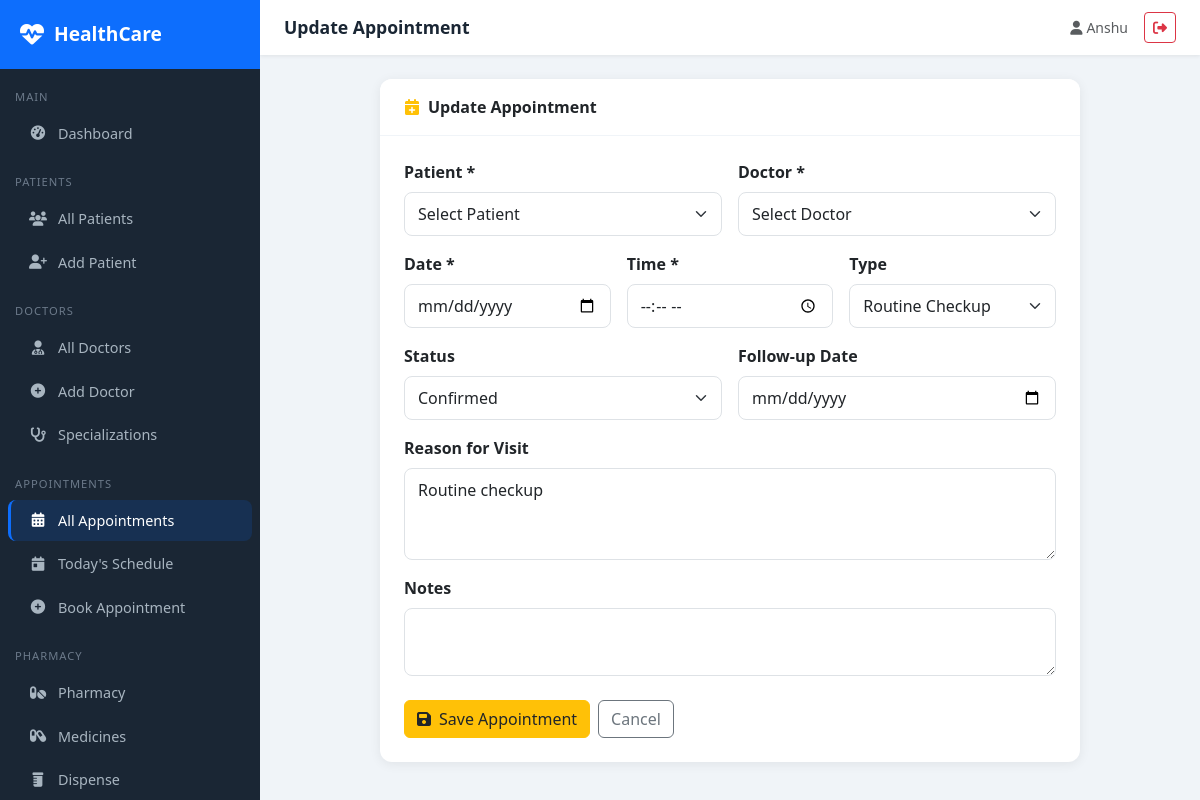
The app's page /appointments/1/update/ (signed in) with its own data.
### appointments/models.py (models this page shows, shortened)
class Appointment(models.Model):
    STATUS_CHOICES = [
        ('scheduled', 'Scheduled'),
        ('confirmed', 'Confirmed'),
        ('completed', 'Completed'),
        ('cancelled', 'Cancelled'),
        ('no_show', 'No Show'),
    ]
    TYPE_CHOICES = [
        ('consultation', 'Consultation'),
        ('follow_up', 'Follow Up'),
        ('emergency', 'Emergency'),
        ('routine_checkup', 'Routine Checkup'),
        ('lab_test', 'Lab Test'),
        ('surgery', 'Surgery'),
    ]
    patient = models.ForeignKey(Patient, on_delete=models.CASCADE, related_name='appointments')
    doctor = models.ForeignKey(Doctor, on_delete=models.CASCADE, related_name='appointments')
    appointment_date = models.DateField()
    appointment_time = models.TimeField()
    appointment_type = models.CharField(max_length=30, choices=TYPE_CHOICES, default='consultation')
    status = models.CharField(max_length=20, choices=STATUS_CHOICES, default='scheduled')
    reason = models.TextField(blank=True)
    notes = models.TextField(blank=True)
    follow_up_date = models.DateField(null=True, blank=True)
    created_at = models.DateTimeField(auto_now_add=True)
    updated_at = models.DateTimeField(auto_now=True)
    class Meta:
        ordering = ['-appointment_date', '-appointment_time']

### appointments/views.py (the view)
# urls.py: path('<int:pk>/update/', views.appointment_update, name='appointment_update'),
@login_required
def appointment_update(request, pk):
    appointment = get_object_or_404(Appointment, pk=pk)
    if request.method == 'POST':
        form = AppointmentForm(request.POST, instance=appointment)
        if form.is_valid():
            form.save()
            messages.success(request, 'Appointment updated successfully!')
            return redirect('appointment_detail', pk=appointment.pk)
    else:
        form = AppointmentForm(instance=appointment)
    return render(request, 'appointments/appointment_form.html', {'form': form, 'title': 'Update Appointment', 'appointment': appointment})

### appointments/forms.py
class AppointmentForm(forms.ModelForm):
    class Meta:
        model = Appointment
        exclude = ['created_at', 'updated_at']
        widgets = {
            'appointment_date': forms.DateInput(attrs={'type': 'date'}),
            'appointment_time': forms.TimeInput(attrs={'type': 'time'}),
            'follow_up_date': forms.DateInput(attrs={'type': 'date'}),
            'reason': forms.Textarea(attrs={'rows': 3}),
            'notes': forms.Textarea(attrs={'rows': 3}),
        }

### doctors/models.py (called while the page is built)
    def __str__(self):
        return f"Dr. {self.first_name} {self.last_name}"

### patients/models.py (called while the page is built)
    def __str__(self):
        return f"{self.first_name} {self.last_name}"

### templates/appointments/appointment_form.html (shortened to what this page needs)
{% extends 'base/base.html' %}
{% block page_title %}{{ title }}{% endblock %}
{% block content %}
<div class="card" style="max-width:700px;margin:auto;">
    <div class="card-header py-3 px-4"><i class="fas fa-calendar-plus text-warning me-2"></i>{{ title }}</div>
    <div class="card-body p-4">
        <form method="post">
            <div class="row g-3">
                <div class="col-md-6">
                    <label class="form-label fw-semibold">Patient *</label>
                    <select name="patient" class="form-select" required>
                        <option value="">Select Patient</option>
                    </select>
                </div>
                <div class="col-md-6">
                    <label class="form-label fw-semibold">Doctor *</label>
                    <select name="doctor" class="form-select" required>
                        <option value="">Select Doctor</option>
                    </select>
                </div>
                <div class="col-md-4">
                    <label class="form-label fw-semibold">Date *</label>
                    <input type="date" name="appointment_date" class="form-control" value="{{ form.appointment_date.value|default:'' }}" required>
                </div>
                <div class="col-md-4">
                    <label class="form-label fw-semibold">Time *</label>
                    <input type="time" name="appointment_time" class="form-control" value="{{ form.appointment_time.value|default:'' }}" required>
                </div>
                <div class="col-md-4">
                    <label class="form-label fw-semibold">Type</label>
                    <select name="appointment_type" class="form-select">
                        {% for val, label in form.fields.appointment_type.choices %}
                        <option value="{{ val }}" {% if form.appointment_type.value == val %}selected{% endif %}>{{ label }}</option>
                        {% endfor %}
                    </select>
                </div>
                <div class="col-md-6">
                    <label class="form-label fw-semibold">Status</label>
                    <select name="status" class="form-select">
                        {% for val, label in form.fields.status.choices %}
                        <option value="{{ val }}" {% if form.status.value == val %}selected{% endif %}>{{ label }}</option>
                        {% endfor %}
                    </select>
                </div>
                <div class="col-md-6">
                    <label class="form-label fw-semibold">Follow-up Date</label>
                    <input type="date" name="follow_up_date" class="form-control" value="{{ form.follow_up_date.value|default:'' }}">
                </div>
                <div class="col-12">
                    <label class="form-label fw-semibold">Reason for Visit</label>
                    <textarea name="reason" class="form-control" rows="3">{{ form.reason.value|default:'' }}</textarea>
                </div>
                <div class="col-12">
                    <label class="form-label fw-semibold">Notes</label>
                    <textarea name="notes" class="form-control" rows="2">{{ form.notes.value|default:'' }}</textarea>
                </div>
            </div>
            <div class="d-flex gap-2 mt-4">
                <button type="submit" class="btn btn-warning text-dark"><i class="fas fa-save me-2"></i>Save Appointment</button>
                <a href="{% url 'appointment_list' %}" class="btn btn-outline-secondary">Cancel</a>
            </div>
        </form>
    </div>
</div>
{% endblock %}

### templates/base/base.html (shortened to what this page needs)
{% load static %}
<!DOCTYPE html>
<html lang="en">
<head>
    <link href="https://cdn.jsdelivr.net/npm/bootstrap@5.3.0/dist/css/bootstrap.min.css" rel="stylesheet">
    <link href="https://cdnjs.cloudflare.com/ajax/libs/font-awesome/6.4.0/css/all.min.css" rel="stylesheet">
    <link rel="stylesheet" href="{% static 'css/custom.css' %}">
</head>
<body>
{% if user.is_authenticated %}
<div class="sidebar">
    <div class="sidebar-brand">
        <i class="fas fa-heartbeat"></i>
        <span>HealthCare</span>
    </div>
    <nav class="mt-2">
        <div class="nav-section">Main</div>
        <a href="{% url 'dashboard' %}" class="nav-link {% if request.resolver_match.url_name == 'dashboard' %}active{% endif %}">
            <i class="fas fa-tachometer-alt"></i> Dashboard
        </a>
        <div class="nav-section">Patients</div>
        <a href="{% url 'patient_list' %}" class="nav-link {% if 'patient' in request.resolver_match.url_name %}active{% endif %}">
            <i class="fas fa-users"></i> All Patients
        </a>
        <a href="{% url 'patient_create' %}" class="nav-link">
            <i class="fas fa-user-plus"></i> Add Patient
        </a>
        <div class="nav-section">Doctors</div>
        <a href="{% url 'doctor_list' %}" class="nav-link {% if 'doctor' in request.resolver_match.url_name %}active{% endif %}">
            <i class="fas fa-user-md"></i> All Doctors
        </a>
        <a href="{% url 'doctor_create' %}" class="nav-link">
            <i class="fas fa-plus-circle"></i> Add Doctor
        </a>
        <a href="{% url 'specialization_list' %}" class="nav-link">
            <i class="fas fa-stethoscope"></i> Specializations
        </a>
        <div class="nav-section">Appointments</div>
        <a href="{% url 'appointment_list' %}" class="nav-link {% if 'appointment' in request.resolver_match.url_name %}active{% endif %}">
            <i class="fas fa-calendar-alt"></i> All Appointments
        </a>
        <a href="{% url 'today_appointments' %}" class="nav-link">
            <i class="fas fa-calendar-day"></i> Today's Schedule
        </a>
        <a href="{% url 'appointment_create' %}" class="nav-link">
            <i class="fas fa-plus-circle"></i> Book Appointment
        </a>
        <div class="nav-section">Pharmacy</div>
        <a href="{% url 'pharmacy_dashboard' %}" class="nav-link">
            <i class="fas fa-pills"></i> Pharmacy
        </a>
        <a href="{% url 'medicine_list' %}" class="nav-link">
            <i class="fas fa-capsules"></i> Medicines
        </a>
        <a href="{% url 'dispense_medicine' %}" class="nav-link">
            <i class="fas fa-prescription-bottle"></i> Dispense
        </a>
    </nav>
</div>
<div class="main-content">
    <div class="topbar">
        <span class="topbar-title">{% block page_title %}HealthCare Portal{% endblock %}</span>
        <div class="d-flex align-items-center gap-3">
            <span class="text-muted small"><i class="fas fa-user me-1"></i>{{ user.get_full_name|default:user.username }}</span>
            <a href="{% url 'logout' %}" class="btn btn-sm btn-outline-danger"><i class="fas fa-sign-out-alt"></i></a>
        </div>
    </div>
    <div class="page-content">
        {% block content %}{% endblock %}
    </div>
</div>
{% else %}
{% block public_content %}{% endblock %}
{% endif %}
</body>
</html>

### static/css/custom.css (style rules this page uses)
body { font-family: 'Segoe UI', Tahoma, Geneva, Verdana, sans-serif; }
.form-control, .form-select { border-radius: 8px; border: 1px solid #dee2e6; padding: 9px 13px; transition: border-color 0.2s, box-shadow 0.2s; }
.sidebar .nav-link.active { border-left: 3px solid #0d6efd; padding-left: 17px; }

### templates/base/base.html (style rules this page uses)
:root { --primary: #0d6efd; --sidebar-bg: #1a2634; --sidebar-width: 260px; }
body { background: #f0f4f8; font-family: 'Segoe UI', sans-serif; }
.sidebar { position: fixed; top: 0; left: 0; height: 100vh; width: var(--sidebar-width); background: var(--sidebar-bg); z-index: 1000; overflow-y: auto; transition: all 0.3s; }
.sidebar-brand { padding: 20px; background: #0d6efd; color: white; font-size: 1.2rem; font-weight: 700; display: flex; align-items: center; gap: 10px; }
.sidebar-brand i { font-size: 1.5rem; }
.nav-section { padding: 10px 15px 5px; font-size: 0.7rem; color: #6c7a8a; text-transform: uppercase; letter-spacing: 1px; margin-top: 10px; }
.sidebar .nav-link { color: #a8b5c0; padding: 10px 20px; border-radius: 8px; margin: 2px 8px; display: flex; align-items: center; gap: 10px; font-size: 0.9rem; transition: all 0.2s; }
.sidebar .nav-link:hover, .sidebar .nav-link.active { background: rgba(13,110,253,0.15); color: #fff; }
.sidebar .nav-link i { width: 20px; text-align: center; }
.main-content { margin-left: var(--sidebar-width); min-height: 100vh; }
.topbar { background: #fff; padding: 12px 24px; box-shadow: 0 1px 4px rgba(0,0,0,0.08); display: flex; justify-content: space-between; align-items: center; position: sticky; top: 0; z-index: 999; }
.topbar-title { font-weight: 600; color: #1a2634; font-size: 1.1rem; }
.page-content { padding: 24px; }
.card { border: none; border-radius: 12px; box-shadow: 0 2px 12px rgba(0,0,0,0.07); }
.card-header { background: #fff; border-bottom: 1px solid #f0f4f8; border-radius: 12px 12px 0 0 !important; font-weight: 600; }

### records on screen
Appointment: appointment_type "Routine Checkup", status "Confirmed", reason "Routine checkup"

### other values on screen
{{ title }} "Update Appointment"
{{ user.get_full_name|default:user.username }} "Anshu"
